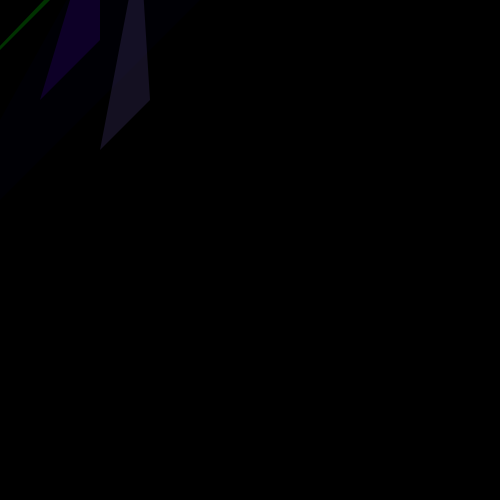
Frame 1 (no input)
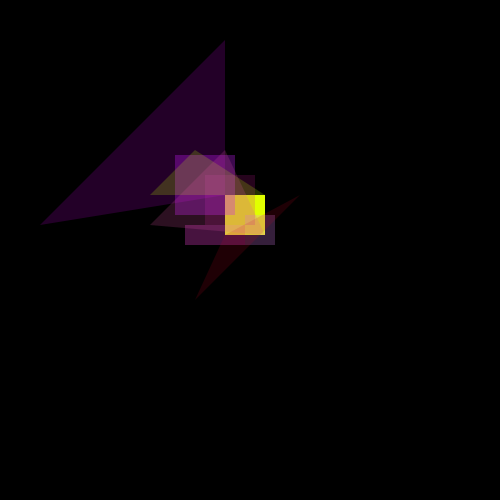
Frame 60 (the mouse pressed at the canvas centre just before this capture)
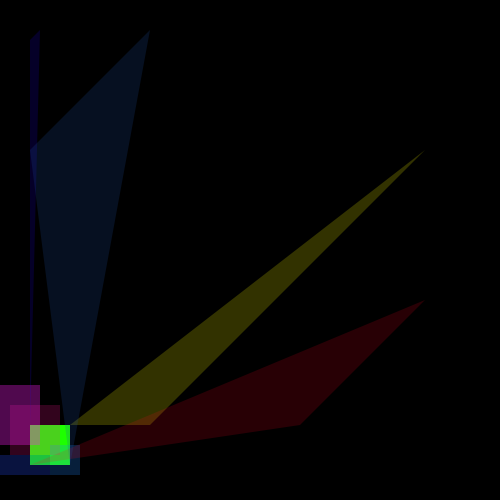
Frame 120 (the mouse held since frame 60 and released just before this capture)

The Processing sketch that drew these frames (run headless with seeded random() and noise(); from frame 60 on, the mouse is pressed at the canvas centre):

// Processing sketch: processing_25249
// ── processing_25249.pde

float x = 0;
float y = 0;
float xspeed = 100; 
float yspeed = -100;

void setup(){
  size (500,500);
  background(0);
  x = 0;
  y = 0;
}

void draw(){
  background(0);
  noStroke();
  x = x + xspeed;
  y = y + yspeed;
  fill(x,255,0);
  rect(x,y,40,40);
  fill(x,130,250,60);
  rect(x+20, y+20, 30,30);
  fill(y,20,150,50);
  rect(x-20,y-20,50,50);
  fill(y,30,250,80);
  rect(x-50,y-40,60,60);
  fill(x,60,200,80);
  rect(x-40,y+30,60,20);
  fill(x,0,255,40);
  triangle (x, y, 40,x,x,40);
  fill(y,255,0,50);
  triangle (x + 40, y, 150, y, y, 150);
  fill(y,0,30,40);
  triangle(x, y+40,300,y,y, 300);
  fill(x, 80,170, 50);
  triangle (x+40, y+40, 150,x, x, 150);
  
  if (x >=500-40){
    xspeed=-5;
  }
  if (x <=0){
    xspeed = xspeed + 1;
  }
  if (y >= 500-40){
    yspeed = -5 ;
  }
  if (y <=0){
    yspeed = 5;

  }
  }
 
